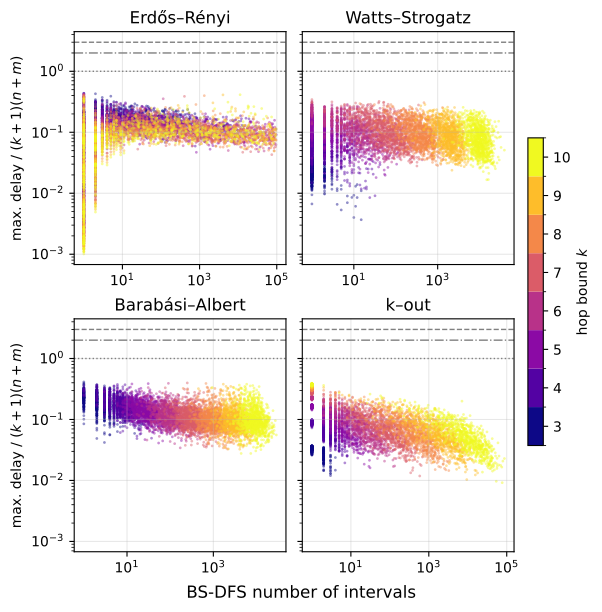

The script that saved this image:
""" Experiment accompanying the paper, generates log and .pdf figure"""


from collections import deque
import numpy as np
from itertools import islice
import matplotlib.pyplot as plt
from matplotlib.colors import BoundaryNorm

from graph_generator import (CMAP, FAMILIES, ISLICE, K_VALUES, RUNS,
                             COLS, make_panels, print_families)

print_families("delay_bounds")


def bsdfs_delays(G, s, t, k):
    """tight scheme (original BSDFS)"""
    b = {x: 0 for x in G.nodes}
    S = []
    steps = 0
    
    def fruitful(v, sd):
        nonlocal steps
        b[v] = sd
        queue = deque([(v, sd)])
        while queue:
            q, d = queue.popleft()
            steps += 1
            for p in G.predecessors(q):
                steps += 1
                if p not in S and b[p] > d + 1:
                    b[p] = d + 1
                    queue.append((p, d + 1))

    def search(v):
        nonlocal steps
        steps += 1
        S.append(v)
        h = len(S) - 1
        sd = k + 1
        for w in G.successors(v):
            steps += 1
            if b[w] + h < k:
                if w == t:
                    steps += h + 2          # <-- output cost, paper sec:work-attribution
                    yield steps
                    steps = 0
                    sd = 1
                elif w not in S:
                    d = yield from search(w)
                    sd = min(sd, d + 1)

        if sd <= k:
            fruitful(v, sd)
        else:
            b[v] = k - h + 1

        S.pop()
        return sd

    yield from search(s)
    yield steps


def make_ax(ax, title, graph_generator):
    ks = list(K_VALUES)

    data = {k: [] for k in K_VALUES}
    for run in range(RUNS):
        G, s, t = graph_generator(run)
        n, m = G.number_of_nodes(), G.number_of_edges()
        for k in K_VALUES:
            delays = list(islice(bsdfs_delays(G, s, t, k), ISLICE))
            if len(delays) >= ISLICE:           # do not use truncated 
                continue
            x = len(delays)                     # intervals = outputs + 1
            y = max(delays) / ((k+1)*(n+m))
            data[k].append((x, y))
            print(f"{run=:8} {n=:4} {m=:4} {k=:4}   {(k+1)*(n+m)=:10} {max(delays)=:10} {len(delays)=:10}   {x=:10} {y=:6.4f}")

    for i, k in enumerate(ks):
        if not data[k]:
            continue
        xs, ys = zip(*data[k])
        ax.scatter(xs, ys, s=4, alpha=0.45, lw=0, color=CMAP(i), label=f"k={k}")

    ax.set_xscale("log")
    ax.set_yscale("log")

    ax.axhline(1, color="gray", lw=1, ls=":")
    ax.axhline(2, color="gray", lw=1, ls="-.")
    ax.axhline(3, color="gray", lw=1, ls="--")
    ax.set_title(title)
    ax.grid(True, alpha=0.3)

    maxima = {k: max(y for _, y in data[k]) for k in ks if data[k]}
    samples = {k: len(data[k]) for k in ks}
    return maxima, samples


def main():
    plt.rcParams.update({"pdf.fonttype": 42}) # Type 42 (TrueType) makes the figure text searchable and selectable
    fig, axes = make_panels()

    fig.supxlabel("BS-DFS number of intervals")
    for ax in axes[::COLS]:                      # leftmost panel of each row
        ax.set_ylabel("max. delay / $(k+1)(n+m)$")

    results = [make_ax(ax, f.name, f.generate) for ax, f in zip(axes, FAMILIES)]

    norm = BoundaryNorm(np.arange(min(K_VALUES)-.5, max(K_VALUES)+1.5, 1), CMAP.N)

    sm = plt.cm.ScalarMappable(cmap=CMAP, norm=norm); sm.set_array([])
    cb = fig.colorbar(sm, ax=axes, ticks=K_VALUES, pad=.02, fraction=.035)
    cb.set_label("hop bound $k$")

    fig.savefig("delay_bounds.pdf", bbox_inches="tight")

    print("\n" + f"{'k':>3}" + "".join(f"   {'n '+f.key:>6} {'max '+f.key:>10}" for f in FAMILIES))
    for k in K_VALUES:
        row = "".join(f"   {s.get(k, float('nan')):6} {mx.get(k, float('nan')):10.4f}"
                      for mx, s in results)
        print(f"{k:>3}{row}")
    print(f"{'all':>3}" + "".join(f"{max(mx.values(), default=float('nan')):19.4f}"
                                  for mx, _ in results))


if __name__ == "__main__":
    main()
